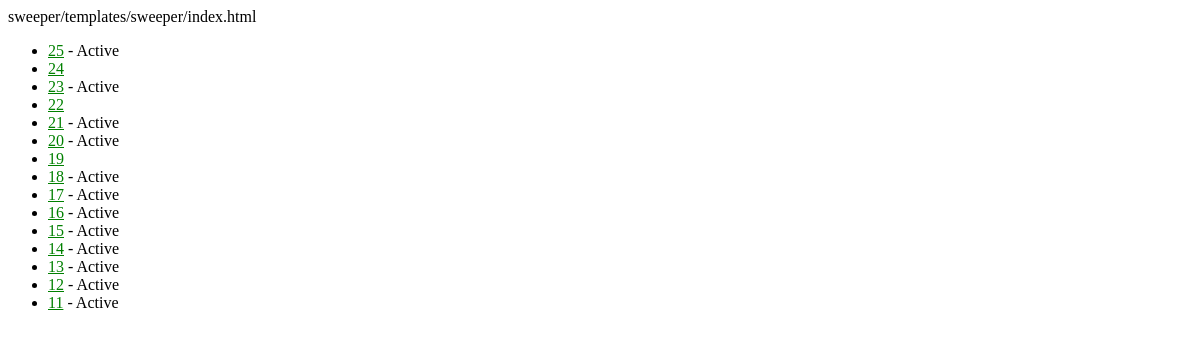
Page /sweeper/ on the earlier database version.
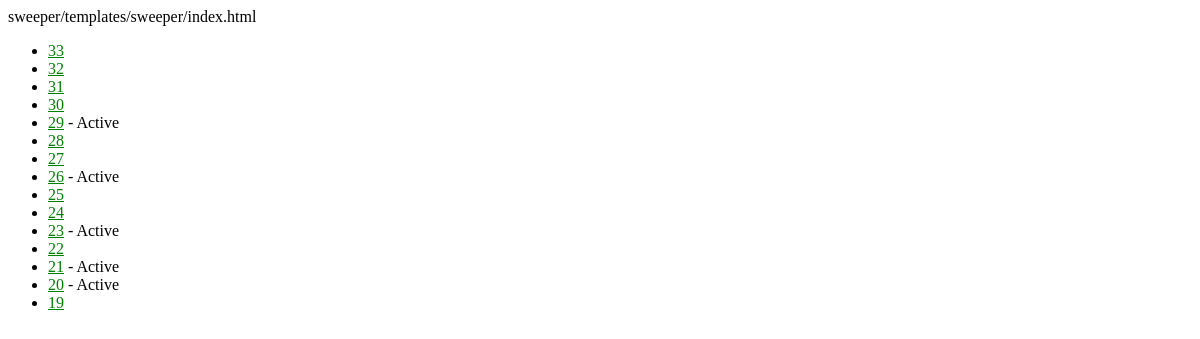
Same page on the later database version.
### sweeper/models.py (models this page shows, shortened)
class Game(models.Model):
    height = models.PositiveSmallIntegerField()
    width = models.PositiveSmallIntegerField()
    is_active = models.BooleanField(default=True)
    mines = models.PositiveSmallIntegerField(default=1)
    objects = GameManager()

### sweeper/views.py (the view)
def index(request):
    latest_game_list = Game.objects.order_by('-id')[:15]
    context = {
        'latest_game_list': latest_game_list,
    }
    return render(request, 'sweeper/index.html', context)

### sweeper/templates/sweeper/index.html (shortened to what this page needs)
{% load static %}
<link rel="stylesheet" type="text/css" href="{% static 'sweeper/style.css' %}" />
{% if latest_game_list %}
    <ul>
    {% for game in latest_game_list %}
        <li><a href="{% url 'sweeper:display' game.id %}">{{ game.id }}</a>{% if game.is_active %} - Active{% endif %}</li>
    {% endfor %}
    </ul>
{% else %}
    <p>No games are available.</p>
{% endif %}

Differences in the rows shown:
no longer on this page (row unchanged): Game: id "18", is_active "- Active"
no longer on this page (row unchanged): Game: id "17", is_active "- Active"
no longer on this page (row unchanged): Game: id "16", is_active "- Active"
no longer on this page (row unchanged): Game: id "15", is_active "- Active"
no longer on this page (row unchanged): Game: id "14", is_active "- Active"
no longer on this page (row unchanged): Game: id "13", is_active "- Active"
no longer on this page (row unchanged): Game: id "12", is_active "- Active"
no longer on this page (row unchanged): Game: id "11", is_active "- Active"
added Game: id "33"
added Game: id "32"
added Game: id "31"
added Game: id "30"
added Game: id "29", is_active "- Active"
added Game: id "28"
added Game: id "27"
added Game: id "26", is_active "- Active"
changed Game id 25: no longer shows "- Active"
